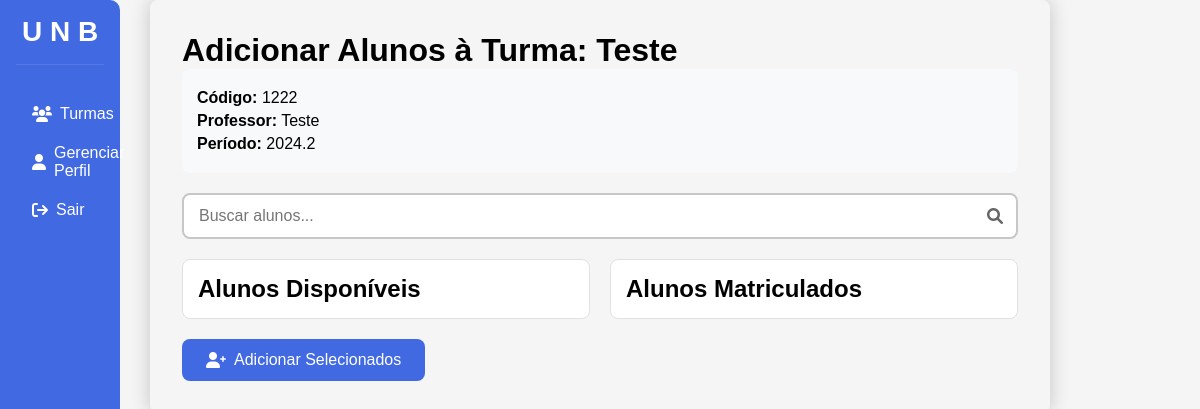
Before: /professor/visualizar_turmas/alunos/1222/matricula (signed in) with the older database file.
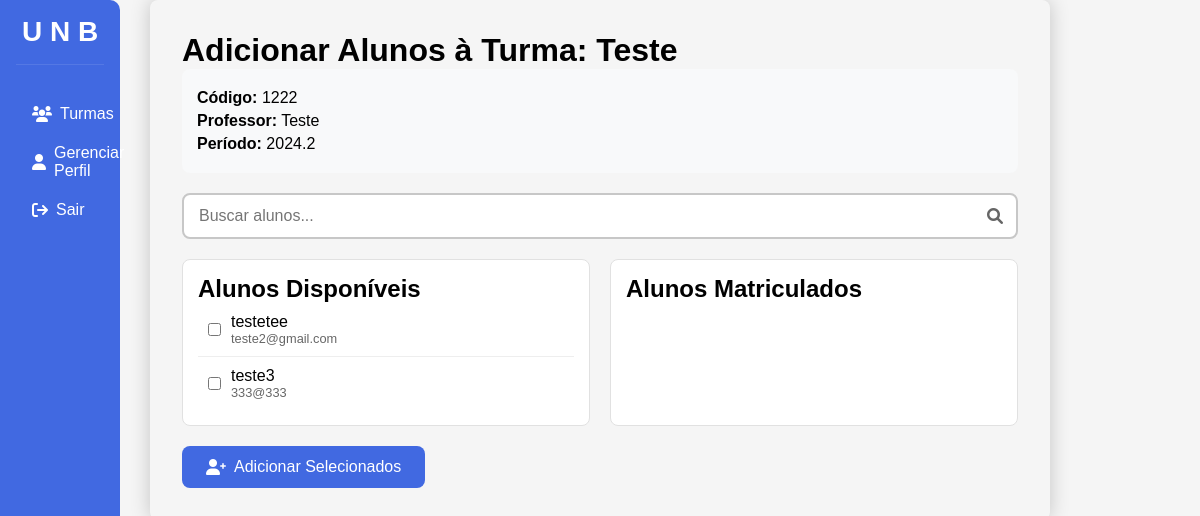
After: the same page with the newer database file.
### app.py (models this page shows, shortened)
class User(db.Model):
    email = db.Column(db.String(150), unique=True, nullable=False, primary_key=True)
    nome = db.Column(db.String(150), nullable=False)
    cargo = db.Column(db.String(50), nullable=False)
    senha = db.Column(db.String(150), nullable=False)

### app.py (the view, shortened to what this page needs)
@app.route('/professor/visualizar_turmas/alunos/<codigo>/matricula', methods=['GET', 'POST'])
def gerenciamento_aluno_prof(codigo):
    turma = Turma.query.get_or_404(codigo)
    alunos_matriculados = turma.alunos
    alunos_disponiveis = User.query.filter_by(cargo='Aluno').filter(
        ~User.turmas.any(Turma.codigo_disciplina == codigo)
    ).all()
    return render_template('professor/gerenciamento_aluno_prof.html',
                         turma=turma,
                         alunos_disponiveis=alunos_disponiveis,
                         alunos_matriculados=alunos_matriculados)

### templates/professor/gerenciamento_aluno_prof.html (shortened to what this page needs)
<!DOCTYPE html>
<html lang="pt-BR">
<head>
    <link rel="stylesheet" href="{{ url_for('static', filename='css/professor/gerenciamento_aluno_prof.css') }}">
    <link rel="stylesheet" href="https://cdnjs.cloudflare.com/ajax/libs/font-awesome/6.0.0-beta3/css/all.min.css">
</head>
<body>
    <div class="navbar">
        <h2>U N B</h2>
        <ul>
            <li><a href="{{ url_for('visualizar_turmas') }}"><i class="fas fa-users"></i>Turmas</a></li>
            <li><a href="{{ url_for('gerenciar_perfil', email=session['email'])}}"><i class="fa-solid fa-user"></i>Gerenciar Perfil</a></li>
            <li><a href="{{ url_for('logout') }}"><i class="fa-solid fa-arrow-right-from-bracket"></i> Sair</a></li>
        </ul>
    </div>
    <div class="container">
        <h1>Adicionar Alunos à Turma: {{ turma.nome }}</h1>
        <div class="info-turma">
            <p><strong>Código:</strong> {{ turma.codigo_disciplina }}</p>
            <p><strong>Professor:</strong> {{ turma.professor.nome }}</p>
            <p><strong>Período:</strong> {{ turma.ano }}.{{ turma.semestre }}</p>
        </div>
        <form method="POST">
            <div class="search-box">
                <input type="text" id="searchInput" placeholder="Buscar alunos...">
                <i class="fas fa-search"></i>
            </div>
            <div class="alunos-container">
                <div class="alunos-disponiveis">
                    <h2>Alunos Disponíveis</h2>
                    <div class="alunos-list">
                        {% for aluno in alunos_disponiveis %}
                        <div class="aluno-item">
                            <input type="checkbox" name="alunos[]" value="{{ aluno.email }}" id="aluno-{{ aluno.email }}">
                            <label for="aluno-{{ aluno.email }}">
                                {{ aluno.nome }}
                                <span class="email">{{ aluno.email }}</span>
                            </label>
                        </div>
                        {% endfor %}
                    </div>
                </div>
                <div class="alunos-matriculados">
                    <h2>Alunos Matriculados</h2>
                </div>
            </div>
            <div class="actions">
                <button type="submit" class="submit-btn">
                    <i class="fas fa-user-plus"></i>
                    Adicionar Selecionados
                </button>
            </div>
        </form>
    </div>
</body>
</html>

Changed rows visible on the page:
added User: nome "testetee", email "teste2@gmail.com"
added User: nome "teste3", email "333@333"
